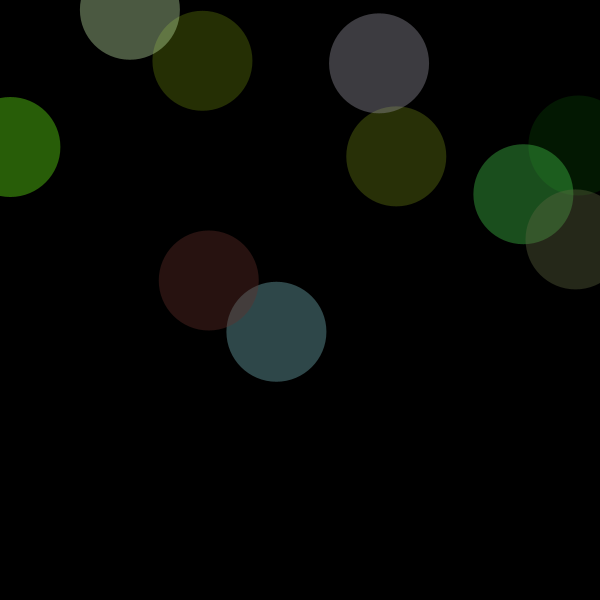
Frame 1 (no input)
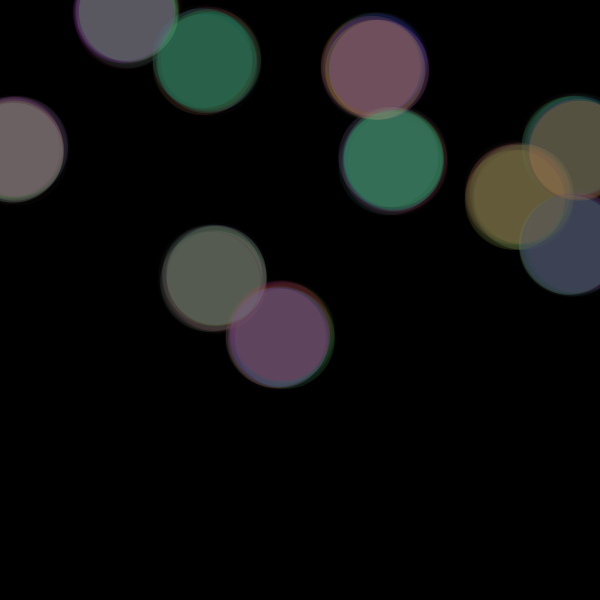
Frame 60 (the mouse pressed at the canvas centre just before this capture)
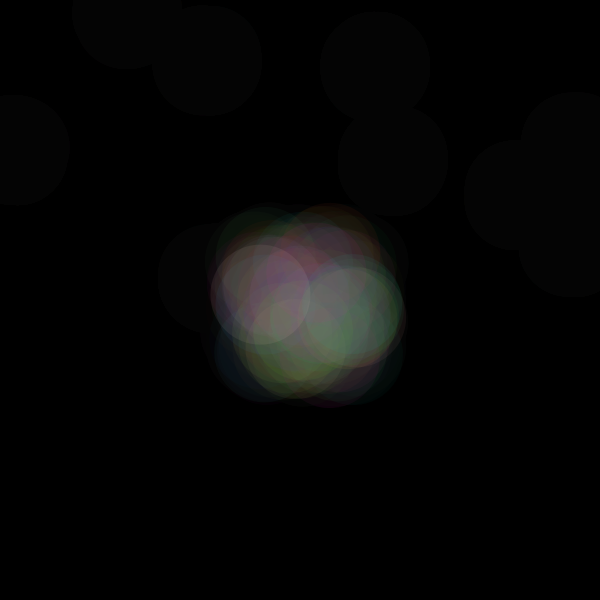
Frame 120 (the mouse held since frame 60 and released just before this capture)

The Processing sketch that drew these frames (run headless with seeded random() and noise(); from frame 60 on, the mouse is pressed at the canvas centre):

// Processing sketch: Alex_shuzu
// ── Alex_shuzu.pde
float[]x=new float[10];
float[]y=new float[10];
float[]t=new float[10]; 
int s=-1;
void setup() {
  size(600, 600);
  smooth();
  background(0);
  for (int i=0; i<x.length; i+=1) {
    x[i]=random(600); 
    y[i]=random(600);
    t[i]=100;
  }
}
void draw() {
  fill(0, 30); 
  rect(0, 0, 600, 600);
  for (int i=0; i<x.length; i+=1) {
    circle(x[i], y[i], t[i]);
    t[i]+=s ;
    if (t[i]<0||t[i]>100) {
      s=-s;
    } 
    if ( mousePressed) {
      x[i]=mouseX+random(-50, 50);
      y[i]=mouseY+random(-50, 50);
    }
  }
}
void circle(float x, float y, float t) {
  pushMatrix();
  translate(x, y);
  fill(random(255), random(255), random(255), t);
  noStroke();
  ellipse(random(10), random(10), 100, 100);
  popMatrix();
}
